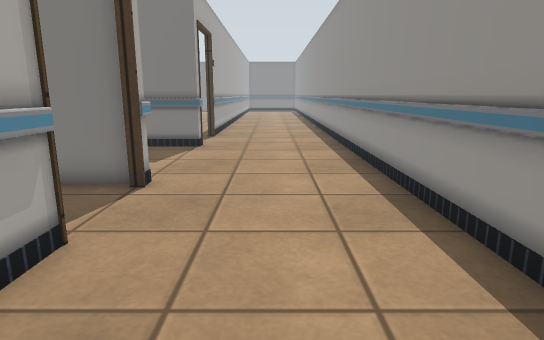
view 1 (above)

24 first-person views from a walk through a Gazebo world. The camera is 1 m above the floor, tilts 12° down and sees 75° across. The floor is counted in squares, 0.5 m on a side. Each view is taken from the middle of a square. On the plan, view 1 faces up. The plan holds only what a view shows up to about 19 squares ahead; the rest is blank. The place goes on beyond the plan. Some surface patterns are stand-ins.

view 2
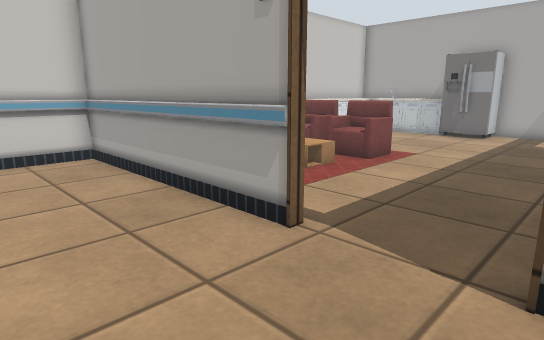

view 3
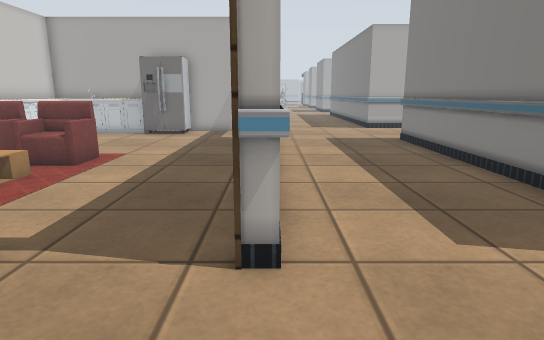

view 4
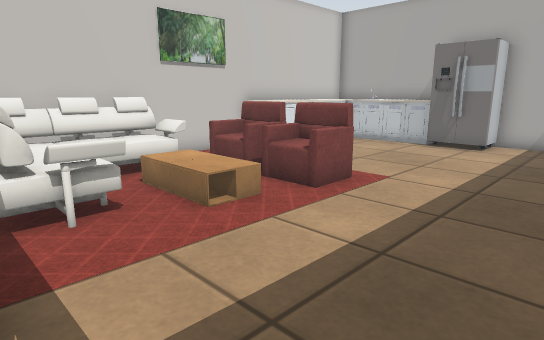

view 5
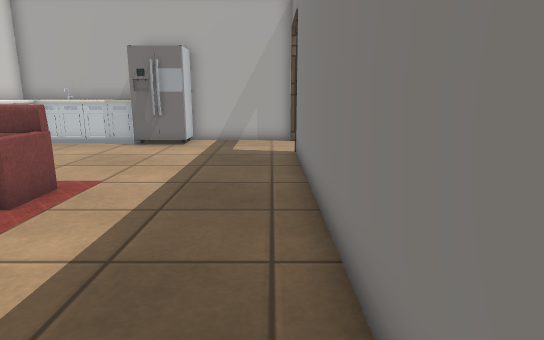

view 6
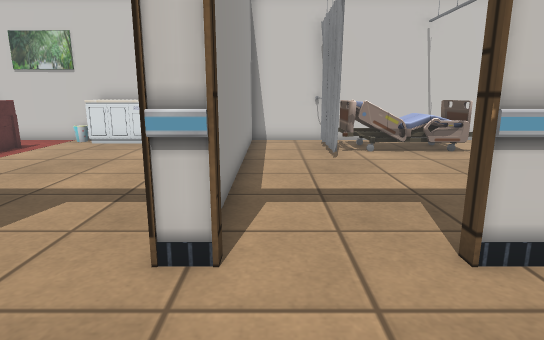

view 7
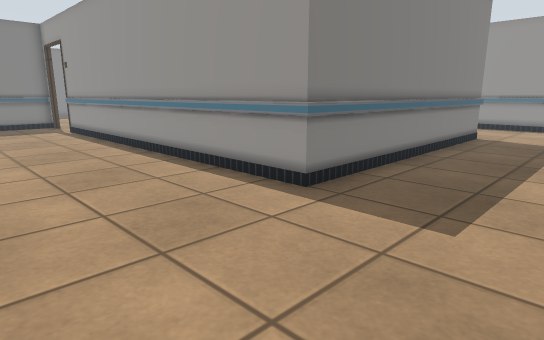

view 8
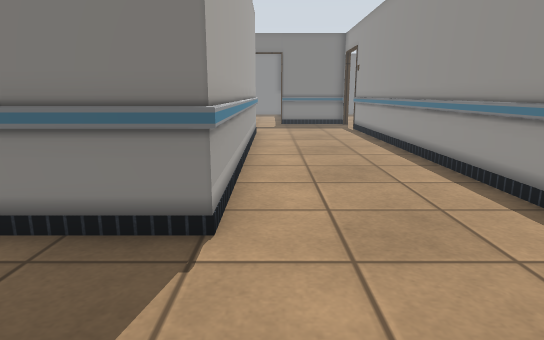

view 9
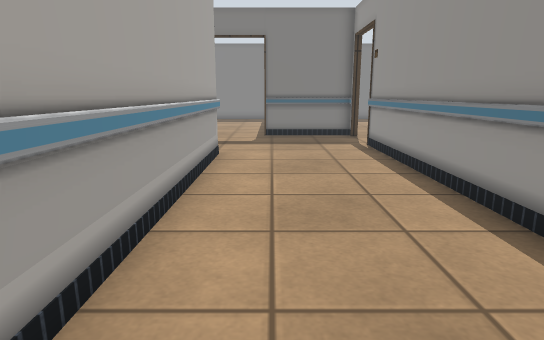

view 10
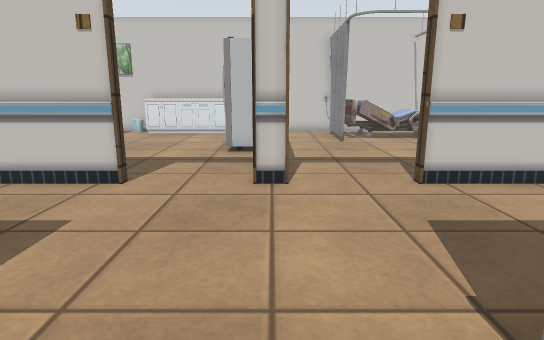

view 11
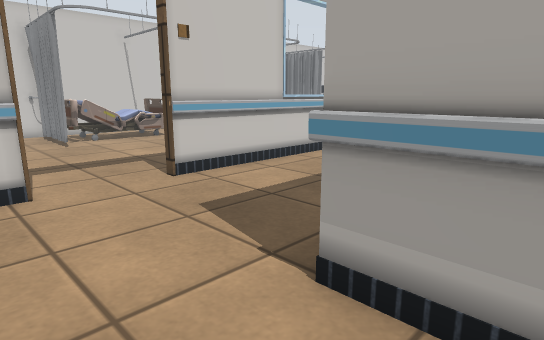

view 12
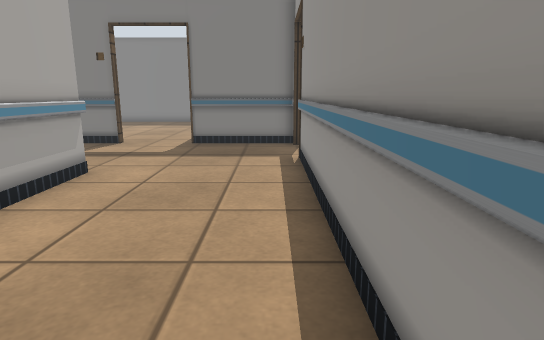

view 13
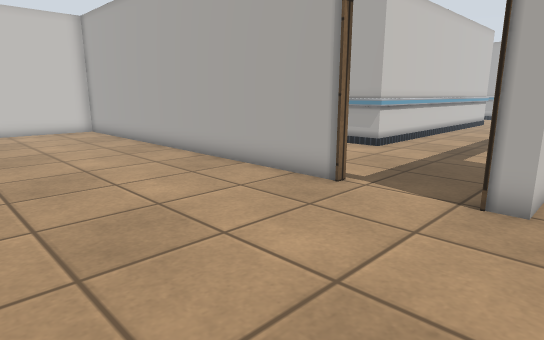

view 14
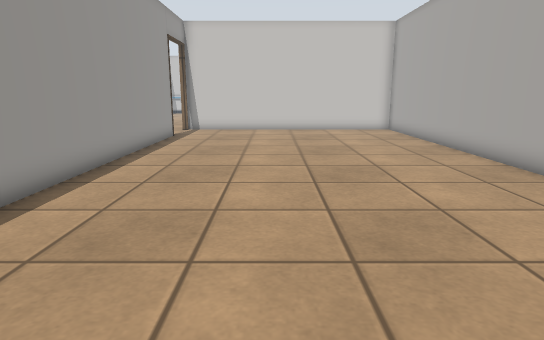

view 15
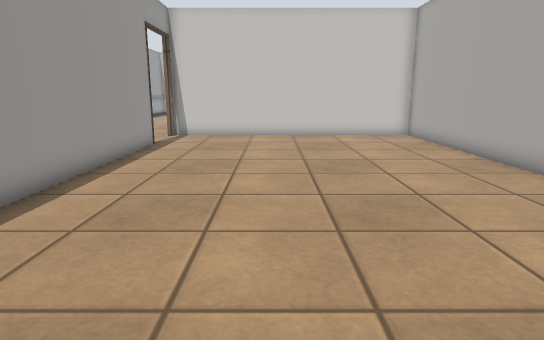

view 16
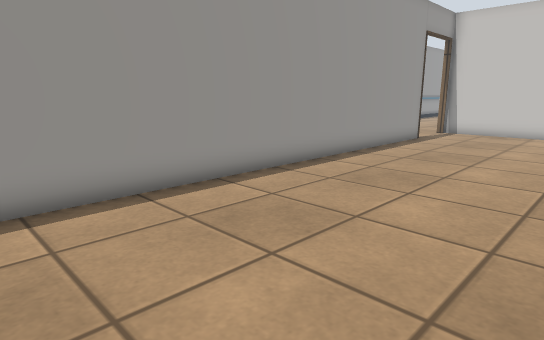

view 17
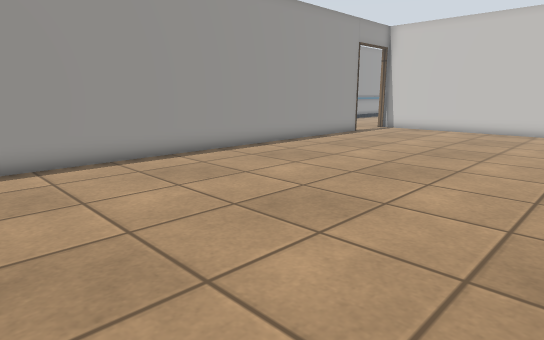

view 18
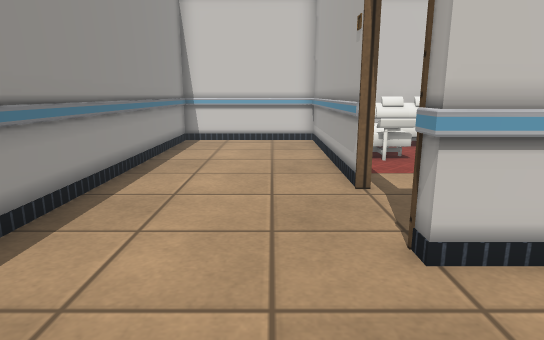

view 19
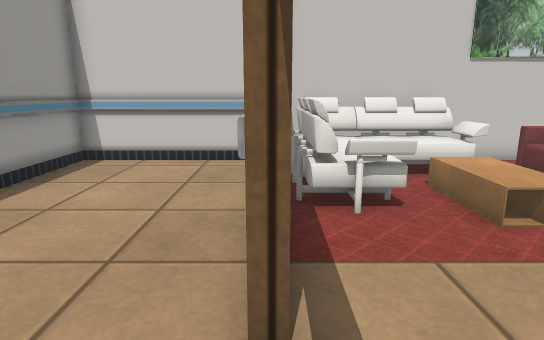

view 20
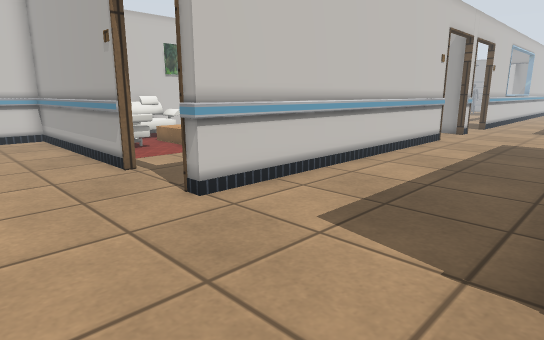

view 21
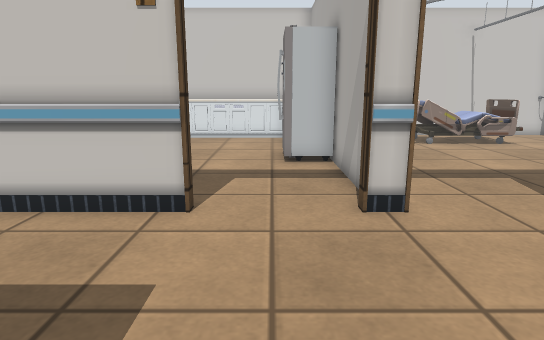

view 22
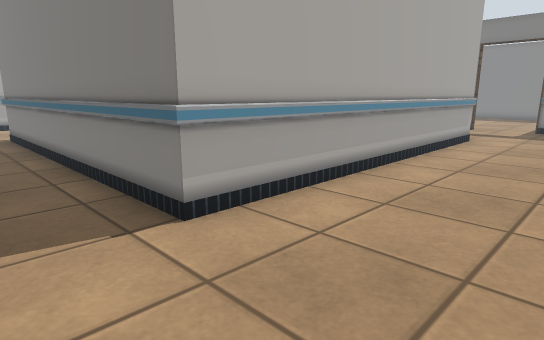

view 23
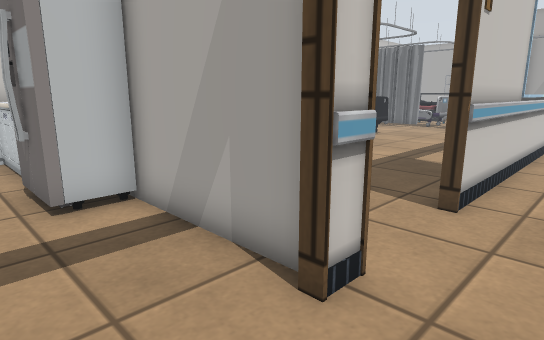

view 24
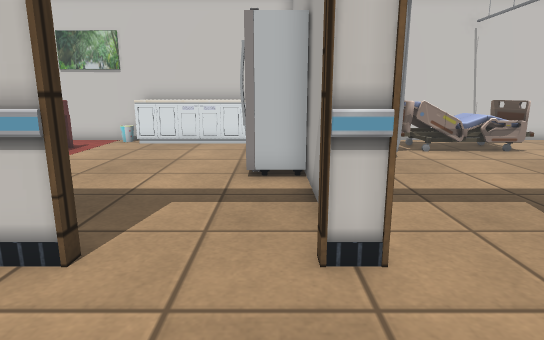

### Floor plan
Key: @ floor where view 1 was taken; # wall or solid block; . floor; F fridge; S sofa; T coffee table; C kitchen cabinet; U curtain; B bin; O other object.
Columns run from 26 left of view 1 to 3 right of it. Each row starts with its distance up from view 1.
 35     ...     .......
 34   ##...#####...........#
 33    ....................#
 32    ....................#
 31 .......................#
 30 ...........#...........#
 29 ...........#...........#
 28 ######.....#...........#
 27      #.....#...........#
 26      #.....#...........#
 25      #.....#...........#
 24      #.....#...........#
 23      #.....#...........#
 22      #.....#...........#
 21      #.....#...........#
 20      #.....#...........#
 19      #.....#...........#.....#
 18      #.....#...........#.....#
 17      #.....#.................#
 16      #.....#.................#
 15      #.....#.................#
 14 ######.....#############.....#
 13 .............................#
 12 .............................#
 11  ............................#
 10 .............................#
  9 .............................#
  8 ####...#...#############.....#
  7 .......#.....................#
  6 .......#.....................#
  5 .......#.....................#
  4 .......#...............#.....#
  3 .......#FF.............#.....#
  2 .......#FF......SSTT   #.....#
  1 ....U..#F.......SSTT SS#.....#
  0 O.OOU..#C.......SSTT SS#..@..#
 -1 OOOOU..#C.......SSTT SS#.....#
 -2 OOOOU..#C.......  SSSSS#.....#
 -3  .  U..#CCCCCCB.  SSSSS#.....#
 -4 ##############################

Positions as (right, up) in squares from view 1, and headings:
1: (0, 0), facing up
2: (1, 8), facing down-left
3: (1, 8), facing left
4: (-3, 7), facing down-left
5: (-3, 7), facing left
6: (-20, 12), facing down
7: (-21, 9), facing up-right
8: (-20, 9), facing up
9: (-19, 16), facing up
10: (-19, 16), facing down
11: (-18, 16), facing down-left
12: (-16, 19), facing up
13: (-8, 35), facing down-left
14: (-8, 35), facing down
15: (-8, 32), facing down
16: (-10, 34), facing down-right
17: (-14, 35), facing down-right
18: (-1, 12), facing down
19: (-3, 7), facing down
20: (1, 14), facing down-left
21: (-17, 14), facing down
22: (-16, 11), facing up-left
23: (-16, 10), facing down-left
24: (-18, 12), facing down
